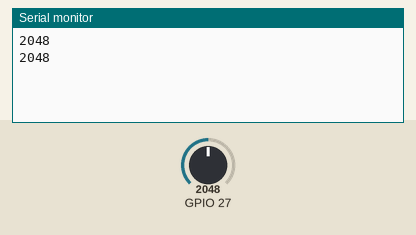
Simulated run of this sketch. Board: ESP32. Shown: the last lines printed to the serial monitor. The inputs (shaded band) are chosen by the test bench; at power-on: GPIO 27 = 2048.

Above: at 2.8 s.
2.9 s: GPIO 27 set to 2866
At 4.7 s:
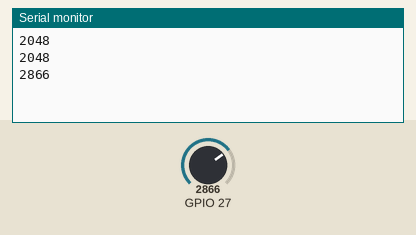
5.6 s: GPIO 27 set to 3603
At 7.4 s:
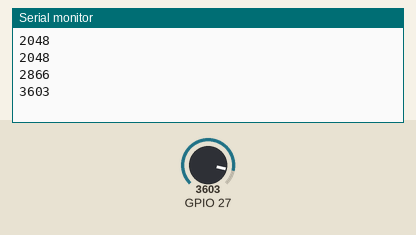
Timing chart, 0 to 8.9 s (numbered marks = the images above; inputs shaded):
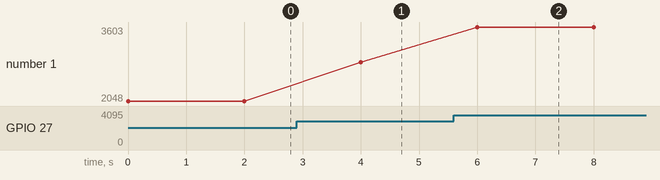

Measured:
- after the input at 2.9 s, the serial monitor: prints a new line after 1.1 s (image 1)
- after the input at 5.6 s, the serial monitor: prints a new line after 0.40 s (image 2)
- plotted number 1: 2048 → 2866 after the input at 2.9 s, 2866 → 3603 after the input at 5.6 s

The sketch:

gas-mq2.ino
```cpp
#include <Arduino.h>

void setup(){
    Serial.begin(115200);
}

void loop(){
    Serial.println(analogRead(27));
    delay(2000);
}
```
